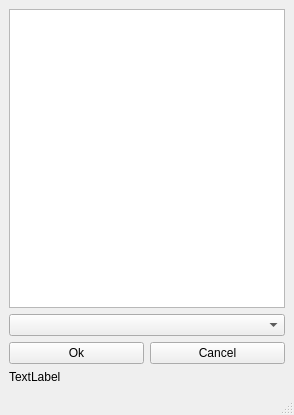
<?xml version="1.0" encoding="UTF-8"?>
<ui version="4.0">
 <class>NewAnalysis</class>
 <widget class="QMainWindow" name="NewAnalysis">
  <property name="geometry">
   <rect>
    <x>0</x>
    <y>0</y>
    <width>294</width>
    <height>415</height>
   </rect>
  </property>
  <property name="windowTitle">
   <string>MainWindow</string>
  </property>
  <widget class="QWidget" name="centralwidget">
   <layout class="QVBoxLayout" name="verticalLayout_3">
    <item>
     <layout class="QVBoxLayout" name="verticalLayout_2">
      <item>
       <widget class="QListWidget" name="analysi_list"/>
      </item>
      <item>
       <layout class="QVBoxLayout" name="verticalLayout">
        <item>
         <widget class="QComboBox" name="analysis_choise_list"/>
        </item>
        <item>
         <layout class="QHBoxLayout" name="horizontalLayout">
          <item>
           <widget class="QPushButton" name="ok_button">
            <property name="text">
             <string>Ok</string>
            </property>
           </widget>
          </item>
          <item>
           <widget class="QPushButton" name="cancel_button">
            <property name="text">
             <string>Cancel</string>
            </property>
           </widget>
          </item>
         </layout>
        </item>
        <item>
         <widget class="QLabel" name="label">
          <property name="text">
           <string>TextLabel</string>
          </property>
         </widget>
        </item>
       </layout>
      </item>
     </layout>
    </item>
   </layout>
  </widget>
  <widget class="QMenuBar" name="menubar">
   <property name="geometry">
    <rect>
     <x>0</x>
     <y>0</y>
     <width>294</width>
     <height>20</height>
    </rect>
   </property>
  </widget>
  <widget class="QStatusBar" name="statusbar"/>
 </widget>
 <resources/>
 <connections/>
</ui>
